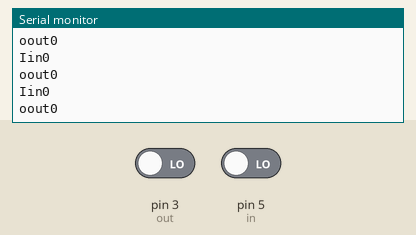
This sketch was run on a simulated Arduino Uno, built with avr-gcc and run on an emulated ATmega328P. Parts: the last lines printed to the serial monitor. Inputs (shaded band) come from the test bench; at power-on: pin 3 (out) LOW, pin 5 (in) LOW.

Above: at 1.2 s.
1.3 s: pin 3 (out) driven HIGH
At 2.4 s:
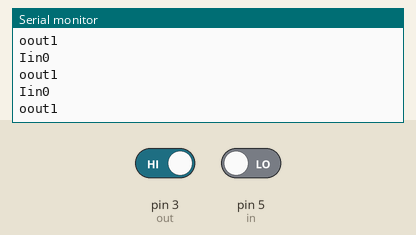
4.3 s: pin 5 (in) driven HIGH
At 5.4 s:
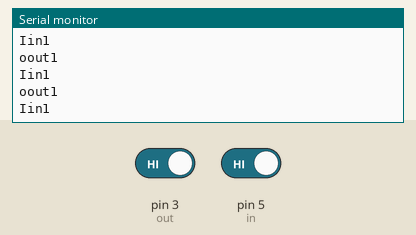

Measured:
- after the input at 1.3 s, the serial monitor: prints a new line after 0.09 s (image 1)
- after the input at 4.3 s, the serial monitor: prints a new line after 0.08 s (image 2)

The sketch:

IR_test.ino
```cpp
#define in 5
#define out 3
int a=0,b=0;
void setup() {
  // put your setup code here, to run once:
  pinMode(in, INPUT);
  pinMode(out, INPUT);
  Serial.begin(9600);
}

void loop() {
  // put your main code here, to run repeatedly:
  a = digitalRead(in);
  b = digitalRead(out);
  Serial.print("Iin");
  Serial.println(a);
  Serial.print("oout");
  Serial.println(b);

}
```
